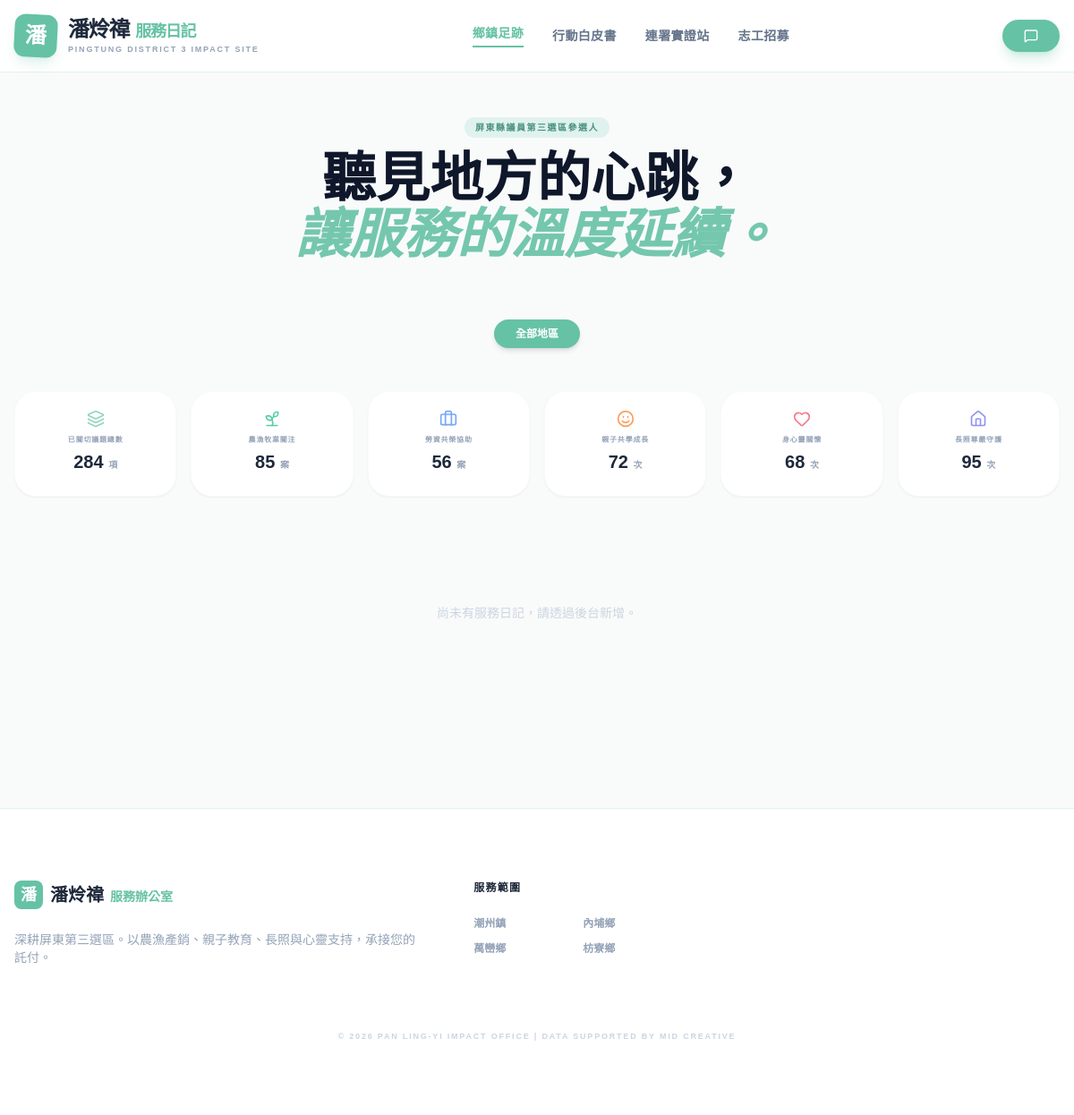
Before: / with the older database file.
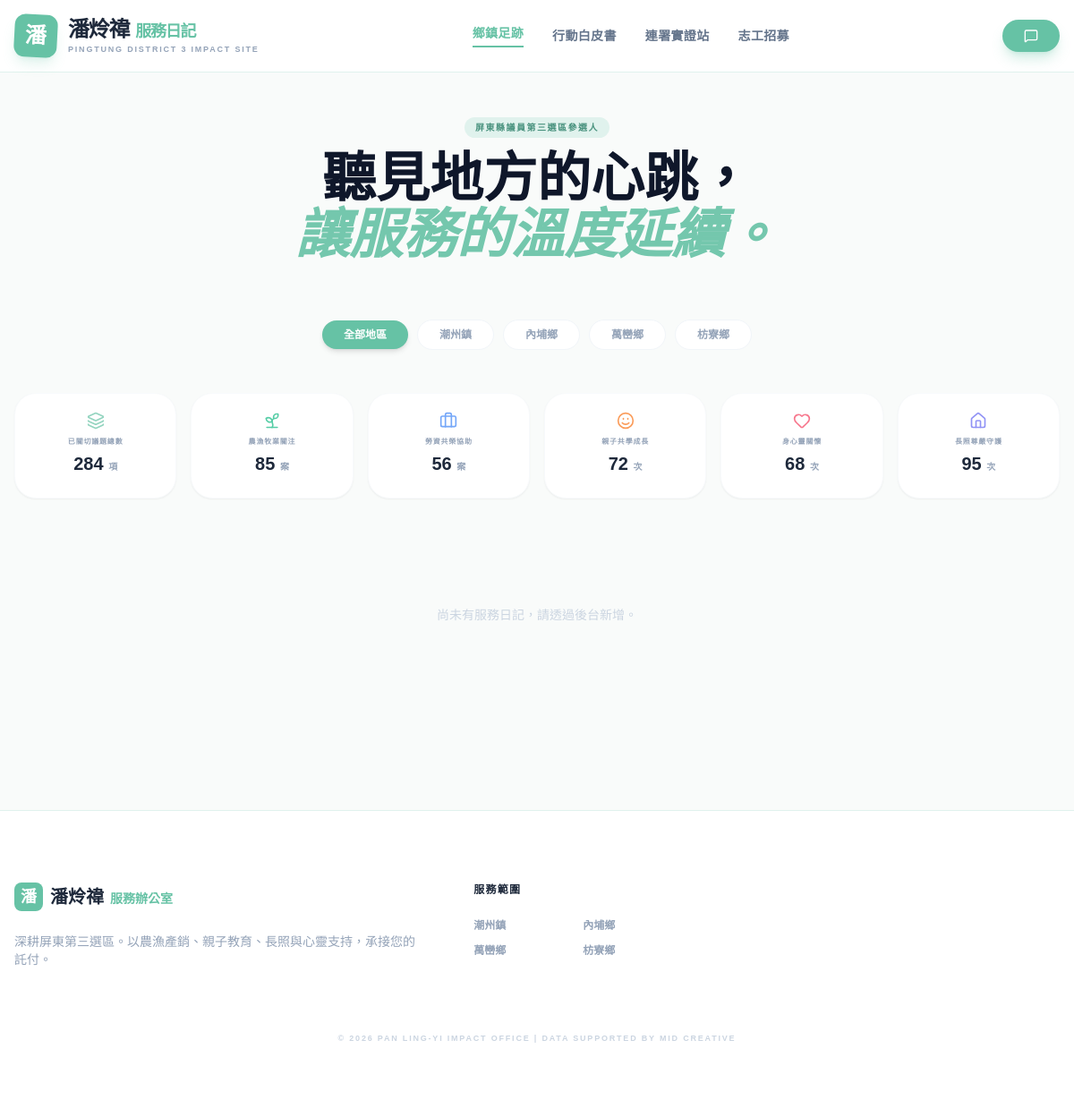
After: the same page with the newer database file.
### tables this page shows
CREATE TABLE IF NOT EXISTS `stats` (
  `id`          INT UNSIGNED   NOT NULL AUTO_INCREMENT,
  `stat_key`    VARCHAR(100)   NOT NULL,
  `stat_label`  VARCHAR(100)   NOT NULL,
  `stat_value`  INT            NOT NULL DEFAULT 0,
  `stat_unit`   VARCHAR(20)    NOT NULL DEFAULT '項',
  `icon_name`   VARCHAR(50),
  `icon_color`  VARCHAR(50),
  `sort_order`  INT            NOT NULL DEFAULT 0,
  PRIMARY KEY (`id`),
  UNIQUE KEY `uq_stat_key` (`stat_key`)
);

CREATE TABLE IF NOT EXISTS `post_towns` (
  `id` INT UNSIGNED NOT NULL AUTO_INCREMENT,
  `name` VARCHAR(255) NOT NULL,
  `sort_order` INT NOT NULL DEFAULT 0,
  PRIMARY KEY (`id`)
);

### admin/src/Models/Town.php (called while the page is built, shortened)
<?php
final class Town
{
    public static function all(): array
    {
        $pdo = Database::getInstance();
        return $pdo->query('SELECT * FROM post_towns ORDER BY sort_order ASC, id DESC')->fetchAll(PDO::FETCH_ASSOC);
    }
}

### index.php (the view, shortened to what the changed rows need)
<?php
try {
    $pdo   = Database::getInstance();
    $towns = Town::all();
    $stats = $pdo->query('SELECT * FROM stats ORDER BY sort_order ASC')->fetchAll();
    $statsMap = [];
    foreach ($stats as $s) {
        $statsMap[$s['stat_key']] = $s;
    }
} catch (\Throwable $e) {
    error_log('Front index error: ' . $e->getMessage());
    $posts       = [];
    $towns       = [];
    $whitepapers = [];
    $statsMap    = [];
}
?>
<main class="max-w-7xl mx-auto px-4 py-8 md:py-12 text-left">
    <header class="mb-8 md:mb-16 text-center">
        <h1 id="main-title" class="text-3xl md:text-6xl font-serif font-black text-slate-900 mb-6 md:mb-8 leading-tight px-2">
            聽見地方的心跳，<br class="hidden md:block">
            <span class="brand-green font-sans italic opacity-90">讓服務的溫度延續。</span>
        </h1>
    </header>
    <div id="view-home" class="view-content">
        <section class="mb-8 overflow-x-auto whitespace-nowrap pb-4 no-scrollbar -mx-4 px-4 text-center">
            <div class="flex flex-nowrap items-center justify-center gap-2.5">
                <button onclick="filterTown(this,'全部地區')" class="town-btn active-town px-6 py-2 rounded-full text-xs font-bold bg-brand-green text-white shadow-md">全部地區</button>
                <?php foreach ($towns as $town): if($town['name'] === '全部地區') continue; ?>
                <button onclick="filterTown(this,'<?= htmlspecialchars($town['name']) ?>')" class="town-btn px-6 py-2 rounded-full text-xs font-bold bg-white text-slate-400 border border-slate-100"><?= htmlspecialchars($town['name']) ?></button>
                <?php endforeach; ?>
            </div>
        </section>
        <section class="mb-10 grid grid-cols-2 md:grid-cols-3 lg:grid-cols-6 gap-3 md:gap-4 text-center">
            <?php foreach ($statsMap as $key => $s): ?>
            <div class="bg-white p-5 rounded-[1.5rem] border border-slate-50 shadow-sm flex flex-col items-center justify-center group hover:border-[#66C2A5]/20 transition-all">
                <i data-lucide="<?= htmlspecialchars($s['icon_name'] ?? 'layers') ?>" class="<?= htmlspecialchars($s['icon_color'] ?? 'brand-green') ?> mb-2 w-5 h-5 opacity-70"></i>
                <span class="text-slate-400 text-[8px] font-black tracking-widest mb-1 uppercase"><?= htmlspecialchars($s['stat_label']) ?></span>
                <h3 class="text-xl font-black text-slate-800"><?= (int)$s['stat_value'] ?> <span class="text-[10px] font-bold text-slate-400"><?= htmlspecialchars($s['stat_unit']) ?></span></h3>
            </div>
            <?php endforeach; ?>
        </section>
    </div>
</main>
<footer class="bg-white border-t border-[#E0F2ED] py-12 md:py-20 mt-12 md:mt-20">
    <div class="max-w-7xl mx-auto px-6 md:px-4 grid grid-cols-1 md:grid-cols-12 gap-10 md:gap-16">
        <div class="md:col-span-3">
            <div class="grid grid-cols-2 gap-y-3 text-slate-400 text-xs font-bold">
                <?php foreach (['潮州鎮','內埔鄉','萬巒鄉','枋寮鄉'] as $t): ?>
                <span><?= $t ?></span>
                <?php endforeach; ?>
            </div>
        </div>
    </div>
</footer>

Changed rows visible on the page:
added post_towns: name "潮州鎮"
added post_towns: name "內埔鄉"
added post_towns: name "萬巒鄉"
added post_towns: name "枋寮鄉"
